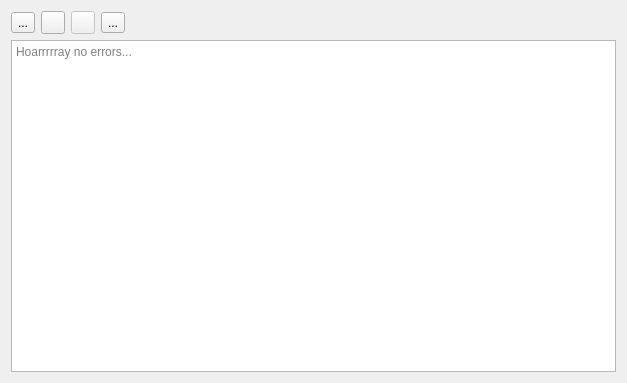
<?xml version="1.0" encoding="UTF-8"?>
<ui version="4.0">
 <class>errorLogViewer</class>
 <widget class="QWidget" name="errorLogViewer">
  <property name="windowModality">
   <enum>Qt::NonModal</enum>
  </property>
  <property name="geometry">
   <rect>
    <x>0</x>
    <y>0</y>
    <width>627</width>
    <height>383</height>
   </rect>
  </property>
  <property name="windowTitle">
   <string>System Messages Viewer</string>
  </property>
  <layout class="QGridLayout" name="gridLayout">
   <item row="0" column="0">
    <layout class="QHBoxLayout" name="horizontalLayout">
     <item>
      <widget class="QToolButton" name="delButton">
       <property name="toolTip">
        <string>&lt;html&gt;&lt;head/&gt;&lt;body&gt;&lt;p&gt;Clear Log&lt;/p&gt;&lt;/body&gt;&lt;/html&gt;</string>
       </property>
       <property name="text">
        <string>...</string>
       </property>
       <property name="icon">
        <iconset resource="../res/resources.qrc">
         <normaloff>:/ionicons/trash</normaloff>:/ionicons/trash</iconset>
       </property>
      </widget>
     </item>
     <item>
      <widget class="QToolButton" name="playPause">
       <property name="toolTip">
        <string>&lt;html&gt;&lt;head/&gt;&lt;body&gt;&lt;p&gt;Pause&lt;/p&gt;&lt;/body&gt;&lt;/html&gt;</string>
       </property>
       <property name="text">
        <string/>
       </property>
       <property name="icon">
        <iconset resource="../res/resources.qrc">
         <normaloff>:/ionicons/pause</normaloff>:/ionicons/pause</iconset>
       </property>
       <property name="checkable">
        <bool>false</bool>
       </property>
       <property name="autoRaise">
        <bool>false</bool>
       </property>
      </widget>
     </item>
     <item>
      <widget class="QToolButton" name="refresh">
       <property name="enabled">
        <bool>false</bool>
       </property>
       <property name="toolTip">
        <string>&lt;html&gt;&lt;head/&gt;&lt;body&gt;&lt;p&gt;Refresh&lt;/p&gt;&lt;/body&gt;&lt;/html&gt;</string>
       </property>
       <property name="text">
        <string/>
       </property>
       <property name="icon">
        <iconset resource="../res/resources.qrc">
         <normaloff>:/Graphics/refresh</normaloff>:/Graphics/refresh</iconset>
       </property>
      </widget>
     </item>
     <item>
      <widget class="QToolButton" name="sendReport">
       <property name="toolTip">
        <string>&lt;html&gt;&lt;head/&gt;&lt;body&gt;&lt;p&gt;Send the text below to Smart Clinic developer&lt;/p&gt;&lt;/body&gt;&lt;/html&gt;</string>
       </property>
       <property name="text">
        <string>...</string>
       </property>
       <property name="icon">
        <iconset resource="../res/resources.qrc">
         <normaloff>:/Graphics/message</normaloff>:/Graphics/message</iconset>
       </property>
      </widget>
     </item>
     <item>
      <widget class="QLabel" name="status">
       <property name="text">
        <string/>
       </property>
      </widget>
     </item>
     <item>
      <spacer name="horizontalSpacer">
       <property name="orientation">
        <enum>Qt::Horizontal</enum>
       </property>
       <property name="sizeHint" stdset="0">
        <size>
         <width>40</width>
         <height>20</height>
        </size>
       </property>
      </spacer>
     </item>
    </layout>
   </item>
   <item row="1" column="0" colspan="2">
    <widget class="QPlainTextEdit" name="plainTextEdit">
     <property name="styleSheet">
      <string notr="true">font: 11pt &quot;Consolas&quot;;</string>
     </property>
     <property name="undoRedoEnabled">
      <bool>false</bool>
     </property>
     <property name="readOnly">
      <bool>true</bool>
     </property>
     <property name="centerOnScroll">
      <bool>false</bool>
     </property>
     <property name="placeholderText">
      <string>Hoarrrrray no errors...</string>
     </property>
    </widget>
   </item>
  </layout>
 </widget>
 <resources>
  <include location="../res/resources.qrc"/>
 </resources>
 <connections/>
</ui>
